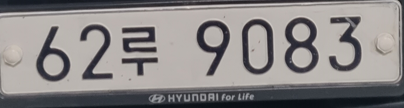
#> input picture image/7.PNG, 404 x 108 px, found by its file name
$ jupyter execute --allow-errors cnmtest.ipynb
#> lines starting #> are read from the running program, lines starting #| are printed output that depends on the picture; after the words box and inside, x2 and y2 are one past the last pixel; in counts of white or black regions, pixels touching at a corner belong together
[cell 1]
import cv2
import numpy as np
import matplotlib.pyplot as plt
import pytesseract
plt.style.use('dark_background')

[cell 2]
img_ori_1 = cv2.imread('7.png')
#> img_ori_1 is the input picture: shape (108, 404, 3); mean B, G, R 133.2, 133.4, 136.8
img_ori_2 = cv2.imread('8.png')
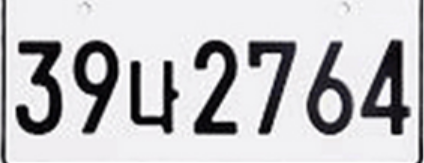
#> input picture image/8.png, 424 x 163 px, found by its file name
#> img_ori_2 is the input picture: shape (163, 424, 3); mean B, G, R 195.8, 193.3, 194
img_ori_3 = cv2.imread('9.png')
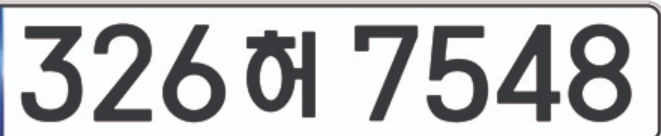
#> input picture image/9.png, 661 x 136 px, found by its file name
#> img_ori_3 is the input picture: shape (136, 661, 3); mean B, G, R 196.6, 195.2, 194.2
img_ori_4 = cv2.imread('10.png')
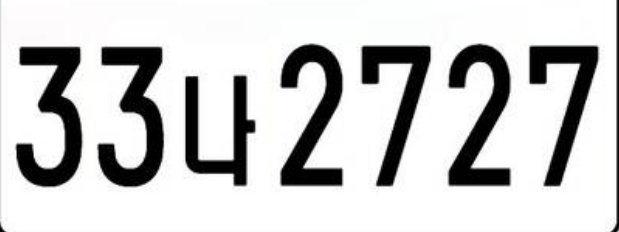
#> input picture image/10.png, 619 x 232 px, found by its file name
#> img_ori_4 is the input picture: shape (232, 619, 3); mean B, G, R 203.7, 203.8, 203.8

gray1 = cv2.cvtColor(img_ori_1, cv2.COLOR_BGR2GRAY)
gray2 = cv2.cvtColor(img_ori_2, cv2.COLOR_BGR2GRAY)
gray3 = cv2.cvtColor(img_ori_3, cv2.COLOR_BGR2GRAY)
gray4 = cv2.cvtColor(img_ori_4, cv2.COLOR_BGR2GRAY)
plt.figure(figsize=(12, 10))
plt.imshow(img_ori_1,cmap='gray')

[cell 3]
kernel5 = np.ones((5,5),np.uint8)
img_morphology5_blur = cv2.GaussianBlur(gray1, ksize=(5, 5), sigmaX=0)
img_morphology5_open= cv2.morphologyEx(img_morphology5_blur, cv2.MORPH_OPEN, kernel5)
img_morphology5_close = cv2.morphologyEx(img_morphology5_open, cv2.MORPH_CLOSE, kernel5)
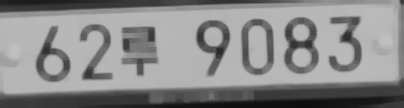
#> img_morphology5_close: shape (108, 404); min 15, max 192, mean 136.9
img_morphology5_thresh_1 = cv2.adaptiveThreshold(
    img_morphology5_close,
    maxValue=255.0,
    adaptiveMethod=cv2.ADAPTIVE_THRESH_GAUSSIAN_C,
    thresholdType=cv2.THRESH_BINARY_INV,
    blockSize=19,
    C=9)
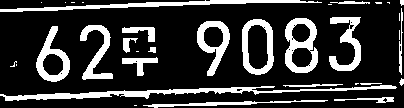
#> img_morphology5_thresh_1: shape (108, 404); 20.8% white; 34 white regions (14 under 20 px), largest, box (x1, y1, x2, y2) and area: (0, 85, 397, 101) 1626, (0, 0, 322, 12) 1120, (285, 18, 318, 73) 943
img_morphology5_blur = cv2.GaussianBlur(gray2, ksize=(5, 5), sigmaX=0)
#> img_morphology5_blur: shape (163, 424)
img_morphology5_open= cv2.morphologyEx(img_morphology5_blur, cv2.MORPH_OPEN, kernel5)
#> img_morphology5_open: shape (163, 424)
img_morphology5_close = cv2.morphologyEx(img_morphology5_open, cv2.MORPH_CLOSE, kernel5)
#> img_morphology5_close: shape (163, 424)
img_morphology5_thresh_2 = cv2.adaptiveThreshold(
    img_morphology5_close,
    maxValue=255.0,
    adaptiveMethod=cv2.ADAPTIVE_THRESH_GAUSSIAN_C,
    thresholdType=cv2.THRESH_BINARY_INV,
    blockSize=19,
    C=9)
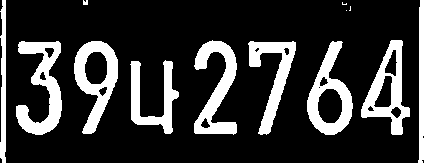
#> img_morphology5_thresh_2: shape (163, 424); 20.2% white; 13 white regions (3 under 20 px), largest, box (x1, y1, x2, y2) and area: (16, 41, 62, 135) 2004, (194, 40, 237, 135) 1892, (74, 41, 118, 134) 1834
img_morphology5_blur = cv2.GaussianBlur(gray3, ksize=(5, 5), sigmaX=0)
#> img_morphology5_blur: shape (136, 661)
img_morphology5_open= cv2.morphologyEx(img_morphology5_blur, cv2.MORPH_OPEN, kernel5)
#> img_morphology5_open: shape (136, 661)
img_morphology5_close = cv2.morphologyEx(img_morphology5_open, cv2.MORPH_CLOSE, kernel5)
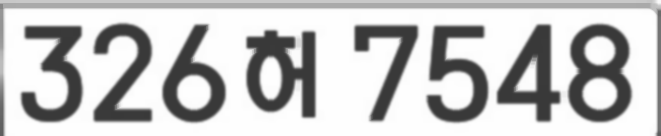
#> img_morphology5_close: shape (136, 661); min 57, max 254, mean 196.5
img_morphology5_thresh_3 = cv2.adaptiveThreshold(
    img_morphology5_close,
    maxValue=255.0,
    adaptiveMethod=cv2.ADAPTIVE_THRESH_GAUSSIAN_C,
    thresholdType=cv2.THRESH_BINARY_INV,
    blockSize=19,
    C=9)
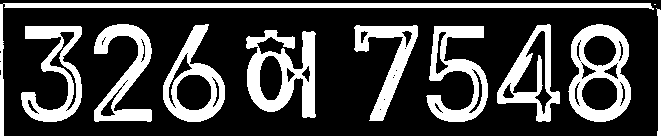
#> img_morphology5_thresh_3: shape (136, 661); 26.5% white; 11 white regions (1 under 20 px), largest, box (x1, y1, x2, y2) and area: (0, 3, 654, 136) 3693, (246, 30, 316, 118) 3112, (568, 24, 631, 122) 2945
img_morphology5_blur = cv2.GaussianBlur(gray4, ksize=(5, 5), sigmaX=0)
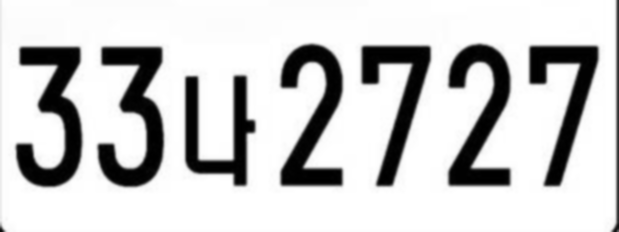
#> img_morphology5_blur: shape (232, 619); min 0, max 255, mean 203.9
img_morphology5_open= cv2.morphologyEx(img_morphology5_blur, cv2.MORPH_OPEN, kernel5)
#> img_morphology5_open: shape (232, 619)
img_morphology5_close = cv2.morphologyEx(img_morphology5_open, cv2.MORPH_CLOSE, kernel5)
#> img_morphology5_close: shape (232, 619)
img_morphology5_thresh_4 = cv2.adaptiveThreshold(
    img_morphology5_close,
    maxValue=255.0,
    adaptiveMethod=cv2.ADAPTIVE_THRESH_GAUSSIAN_C,
    thresholdType=cv2.THRESH_BINARY_INV,
    blockSize=19,
    C=9)
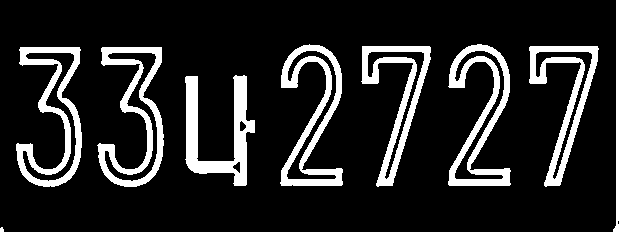
#> img_morphology5_thresh_4: shape (232, 619); 14.8% white; 9 white regions (1 under 20 px), largest, box (x1, y1, x2, y2) and area: (16, 47, 82, 187) 3066, (97, 47, 164, 187) 3062, (448, 44, 511, 186) 3053

plt.figure(figsize=(10,5))
plt.subplot(2,2,1)
plt.title('test_img_5')
plt.imshow(img_morphology5_thresh_1, cmap='gray')
plt.subplot(2,2,2)
plt.title('test_img_6')
plt.imshow(img_morphology5_thresh_2, cmap='gray')
plt.subplot(2,2,3)
plt.title('test_img_7')
plt.imshow(img_morphology5_thresh_3, cmap='gray')
plt.subplot(2,2,4)
plt.title('test_img_8')
plt.imshow(img_morphology5_thresh_4, cmap='gray')

pytesseract.pytesseract.tesseract_cmd = 'C:\\tesseract\\tesseract\\tesseract'
config = ('-l kor --oem 3 --psm 7')
#> (the rest of this cell did not finish here and is left out)
